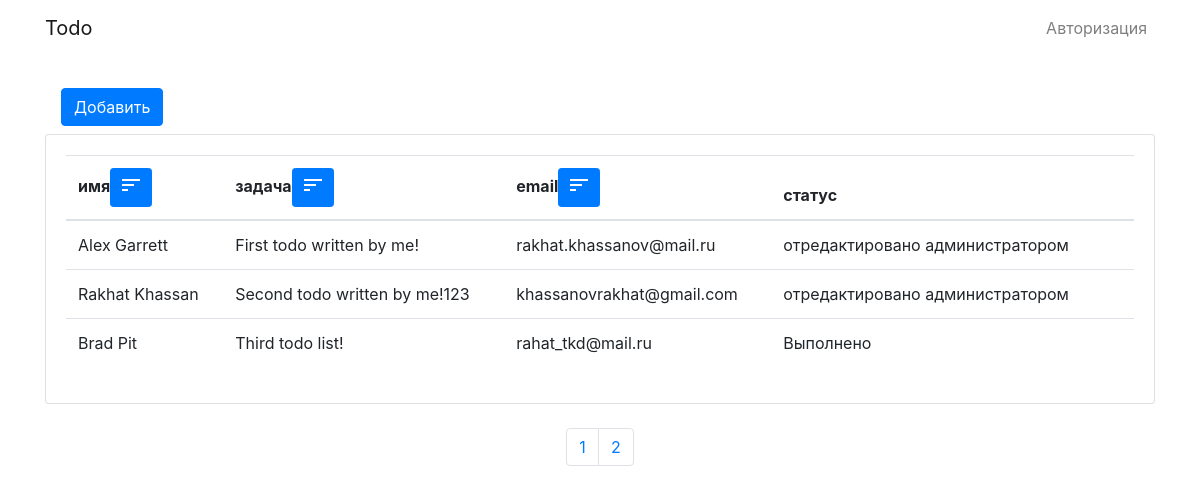
The page / on the database its author committed.
### tables this page shows
CREATE TABLE `todos` (
  `id` int(11) NOT NULL,
  `name` varchar(255) NOT NULL,
  `text` text NOT NULL,
  `email` varchar(100) NOT NULL,
  `status` int(1) UNSIGNED NOT NULL,
  `created_at` timestamp NOT NULL DEFAULT current_timestamp(),
  `updated_at` timestamp NULL DEFAULT current_timestamp() ON UPDATE current_timestamp()
);

### application/bootstrap.php (called while the page is built, shortened)
<?php
spl_autoload_register(function($class)
{
    $coreFile = APP . 'core/' . str_replace('\\', '/', $class . '.php');
});
function checkAuth()
{
	$cheker = false;
	$status = $_SESSION['login_status'] ?? '';
	return $cheker;
}
require_once __DIR__ . '/core/Route.php';
Route::start();

### application/core/View.php (called while the page is built)
<?php
class View
{
	function generate($content_view, $template_view, ...$data)
	{
		include 'application/views/'.$template_view;
	}
}

### application/controllers/Controller_todo.php (called while the page is built, shortened)
<?php
class Controller_Todo extends Controller
{
  function action_index()
  {
    $currentPage = $_GET['page'] ?? 1;
    $order = isset($_POST['order']) ? $_POST['order'] : 'id';
    $model = new Model_Todo();
    $data = $model->paginatorData(PAGINATION_COUNT , $currentPage, $order);
    $count = $model->getCount();
    $count = ceil($count/PAGINATION_COUNT);
    $pages = range(1,$count);
    $this->view->generate('index_todo_view.php', 'template_view.php', $data, $pages);
  }
}

### index.php (called while the page is built, shortened)
<?php
require_once __DIR__.'/application/bootstrap.php';

### application/models/Model_todo.php (called while the page is built, shortened)
<?php
class Model_Todo extends Model
{
	public function paginatorData($count,int $from, $order)
	{
		$data = [];
		$query = "SELECT * FROM `todos` ORDER BY `$order` ";
		$limit = "LIMIT $count";
		$query .= $limit;
		$result = $this->query($query, PDO::FETCH_ASSOC) ?? '';
		if($result)
		{
			foreach ($result as $row) {
				$data[] =[
					'id' 		=> $row['id'],
					'name' 		=> $row['name'],
					'text' 		=> $row['text'],
					'email'		=> $row['email'],
					'status'	=> $row['status'],
				];
			}
		}
		return $data;
	}
}

### application/core/Model.php (called while the page is built)
<?php
class Model
{
	public $db;
	public function __construct() {
		$this->db = new PDO('mysql:host='.HOST.';dbname='.DB.'', LOGIN, PASS);
		$this->db->exec("set names utf8");
	}
	public function query($query)
	{
		return $this->db->query($query) ?? '';
	}
}

### application/views/index_todo_view.php (the view, shortened to what this page needs)
<div class="container">
    <nav class='navbar navbar-toggleable navbar-light bg-faded'>
        <a class="btn btn-primary" href="/todo/create">Добавить</a>
    </nav>
    <div class="card">
        <div class="card-body">
            <table class="table table-hover">
                <thead>
                    <tr>
                        <form action="/todo" method="post">
                            <th>имя<button name="order" type="submit" class="btn btn-primary btn-sm" value="name">
                                <svg xmlns="http://www.w3.org/2000/svg" height="24px" viewBox="0 0 24 24" width="24px" fill="#FFFFFF"><path d="M0 0h24v24H0V0z" fill="none"/><path d="M3 18h6v-2H3v2zM3 6v2h18V6H3zm0 7h12v-2H3v2z"/></svg>
                            </button></th>
                            <th>задача<button name="order" type="submit"class="btn btn-primary btn-sm" value="text">
                                <svg xmlns="http://www.w3.org/2000/svg" height="24px" viewBox="0 0 24 24" width="24px" fill="#FFFFFF"><path d="M0 0h24v24H0V0z" fill="none"/><path d="M3 18h6v-2H3v2zM3 6v2h18V6H3zm0 7h12v-2H3v2z"/></svg>
                            </button></th>
                            <th>email<button name="order" type="submit"class="btn btn-primary btn-sm" value="email">
                                <svg xmlns="http://www.w3.org/2000/svg" height="24px" viewBox="0 0 24 24" width="24px" fill="#FFFFFF"><path d="M0 0h24v24H0V0z" fill="none"/><path d="M3 18h6v-2H3v2zM3 6v2h18V6H3zm0 7h12v-2H3v2z"/></svg>
                            </button></th>
                            <th>статус</th>
                            <th>
                            </th>
                        </form>
                    </tr>
                </thead>
                <tbody>
                    <?php foreach ($data[0] as $column => $row) : ?>
                        <tr>
                            <td><?=$row['name']?></td>
                            <td><?=$row['text']?></td>
                            <td><?=$row['email']?></td>
                            <td><?=$row['status'] ? 'отредактировано администратором' : 'Выполнено'?></td>
                            <td>
                            </td>
                        </tr>
                    <?php endforeach; ?>
                </tbody>
            </table>
        </div>
    </div>
</div>
<br>
<nav aria-label="Page navigation example">
    <ul class="pagination justify-content-center">
        <?php foreach ($data[1] as $column => $row) : ?>
            <li class="page-item"><a class="page-link" href="<?='/todo/index/?page='.$row?>"><?=$row?></a></li>
        <?php endforeach; ?>
    </ul>
</nav>

### application/core/Route.php (shortened to what this page needs)
<?php
class Route
{
	static function start()
	{
		$action_name = 'index';
		$action_name = 'action_'.$action_name;
		$controller = new $controller_name;
		$action = $action_name;
		if(method_exists($controller, $action))
		{
			$controller->$action();
		}
		else
		{
			Route::ErrorPage404();
		}
	}
}

### application/views/template_view.php (shortened to what this page needs)
<!DOCTYPE html>
<html lang="ru">
<head>
    <link rel="stylesheet" href="https://maxcdn.bootstrapcdn.com/bootstrap/4.0.0/css/bootstrap.min.css">
</head>
<body>
    <div id="app">
        <nav class="navbar navbar-expand-md navbar-light bg-white shadow-sm">
            <div class="container">
                <a class="navbar-brand" href="/">
                    Todo
                </a>
                <div class="collapse navbar-collapse" id="navbarSupportedContent">
                    <ul class="navbar-nav ml-auto">
                        <li class="nav-item">
                        <?php if(checkAuth()): ?>
                            <a class="nav-link" href="/login/logout">Выход</a>
                        <?php else: ?>
                            <a class="nav-link" href="/login">Авторизация</a>
                        <?php endif; ?>
                    </ul>
                </div>
            </div>
        </nav>
        <main class="py-4">
            <?php include 'application/views/'.$content_view; ?>
        </main>
    </div>
</body>
</html>

### rows shown on the page
todos: name "Alex Garrett", text "First todo written by me!", email "rakhat.khassanov@mail.ru", status "отредактировано администратором"
todos: name "Rakhat Khassan", text "Second todo written by me!123", email "khassanovrakhat@gmail.com", status "отредактировано администратором"
todos: name "Brad Pit", text "Third todo list!", email "rahat_tkd@mail.ru", status "Выполнено"

### other values the page prints
$row "1"
$row "2"
